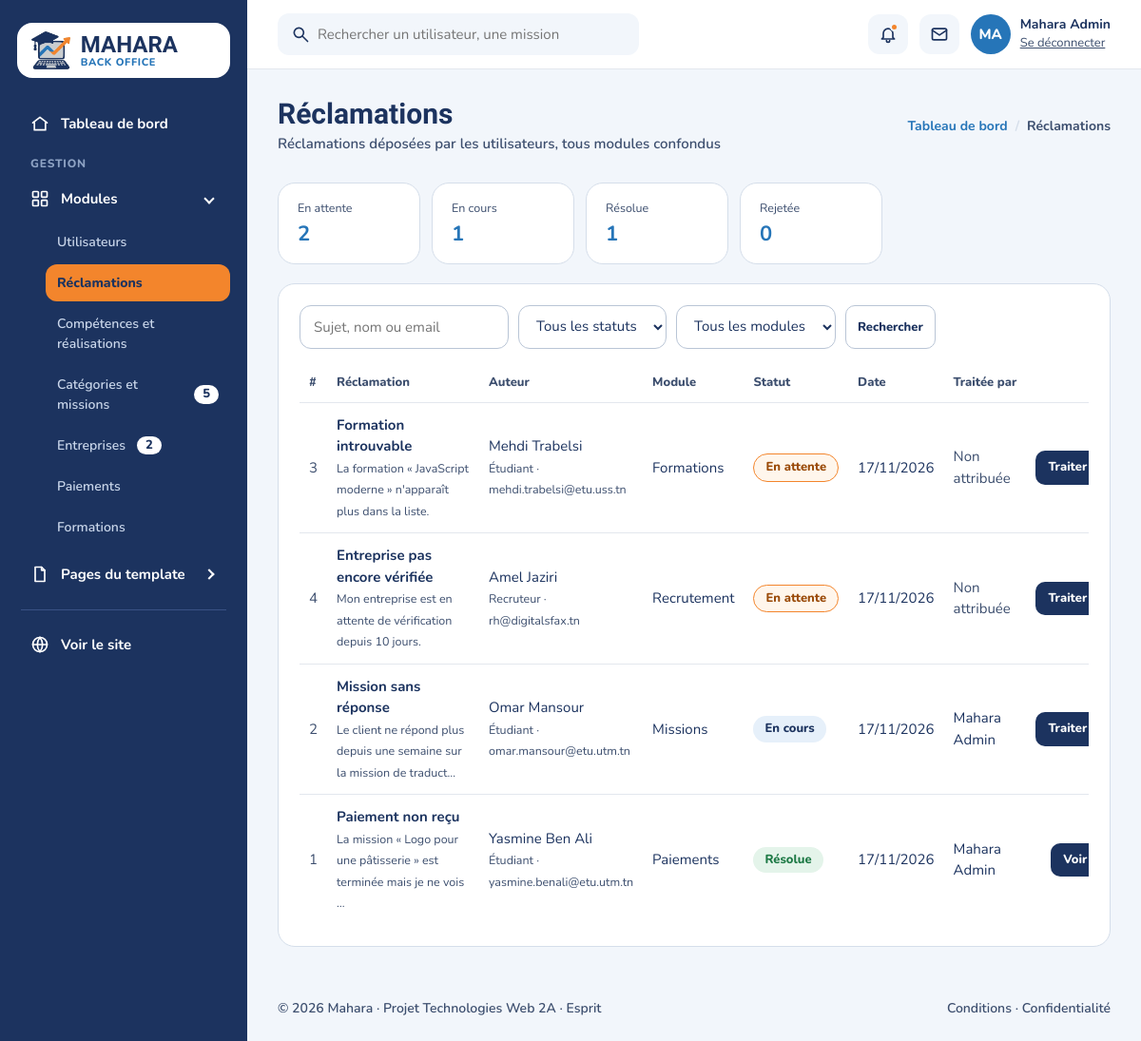
The page /index.php?page=admin-reclamations (signed in) on the database its author committed.
### tables this page shows
CREATE TABLE utilisateur (
    id_utilisateur   INT AUTO_INCREMENT PRIMARY KEY,
    nom              VARCHAR(50)  NOT NULL,
    prenom           VARCHAR(50)  NOT NULL,
    email            VARCHAR(100) NOT NULL UNIQUE,
    mot_de_passe     VARCHAR(255) NOT NULL,           
    telephone        VARCHAR(20),
    role             ENUM('etudiant','client','recruteur','admin') NOT NULL,
    statut           ENUM('en_attente','actif','suspendu') NOT NULL DEFAULT 'en_attente',
    date_inscription DATETIME DEFAULT CURRENT_TIMESTAMP
);

CREATE TABLE IF NOT EXISTS reclamation (
    id_reclamation   INT AUTO_INCREMENT PRIMARY KEY,
    sujet            VARCHAR(150) NOT NULL,
    description      TEXT         NOT NULL,
    type_probleme    ENUM('compte','portfolio','mission','recrutement','paiement','formation','autre')
                     NOT NULL DEFAULT 'autre',                
    statut           ENUM('en_attente','en_cours','resolue','rejetee') NOT NULL DEFAULT 'en_attente',
    reponse          TEXT,                                     
    date_reclamation DATETIME DEFAULT CURRENT_TIMESTAMP,
    date_traitement  DATETIME,                                 
    id_utilisateur   INT NOT NULL,                             
    id_admin         INT NULL,                                 
    FOREIGN KEY (id_utilisateur) REFERENCES utilisateur(id_utilisateur) ON DELETE CASCADE,
    FOREIGN KEY (id_admin)       REFERENCES utilisateur(id_utilisateur) ON DELETE SET NULL
);

### app/Controllers/Controller.php (called while the page is built, shortened)
<?php
abstract class Controller
{
    public function __construct()
    {
        $this->db = Database::getConnexion();
    }
    protected function render(string $view, array $data = [], ?string $scriptsView = null): void
    {
        AuthController::requireRole('admin');
        $data['csrfToken'] = AuthController::getCsrfToken();
        $content      = $this->capture(__DIR__ . '/../Views/back/pages/' . $view . '.php', $data);
        require_once __DIR__ . '/../Views/back/layout.php';
    }
    protected function requireAdmin(): void
    {
        AuthController::requireRole('admin');
    }
    protected function capture(string $file, array $data = []): string
    {
        extract($data);
        require $file;
        return ob_get_clean();
    }
}

### app/Controllers/ReclamationController.php (called while the page is built, shortened)
<?php
class ReclamationController extends Controller
{
    public function search(string $q = '', string $statut = '', string $type = ''): array
    {
        $sql    = self::SELECT . ' WHERE 1 = 1';
        $params = [];
        $sql .= " ORDER BY FIELD(r.statut, 'en_attente', 'en_cours', 'resolue', 'rejetee'), r.date_reclamation DESC";
        $stmt = $this->db->prepare($sql);
        $stmt->execute($params);
        return array_map(fn(array $row) => Reclamation::fromArray($row), $stmt->fetchAll());
    }
    public function countParStatut(?int $idUtilisateur = null): array
    {
        $sql    = 'SELECT statut, COUNT(*) AS nb FROM reclamation';
        $params = [];
        $stmt = $this->db->prepare($sql . ' GROUP BY statut');
        $stmt->execute($params);
        $stats = array_fill_keys(array_keys(self::STATUTS), 0);
        foreach ($stmt->fetchAll() as $ligne) {
            $stats[$ligne['statut']] = (int) $ligne['nb'];
        }
        return $stats;
    }
    public function liste(): void
    {
        $this->requireAdmin();
        $filtres = ['q' => input($_GET, 'q'), 'statut' => input($_GET, 'statut'), 'type' => input($_GET, 'type')];
        $this->render('reclamations', [
            'reclamations' => $this->search($filtres['q'], $filtres['statut'], $filtres['type']),
            'stats'        => $this->countParStatut(),
            'filtres'      => $filtres,
            'types'        => self::TYPES,
            'statuts'      => self::STATUTS,
            'roles'        => UtilisateurController::ROLES,
            'flash'        => takeFlash(),
        ]);
    }
}

### index.php (called while the page is built, shortened)
<?php
require_once __DIR__ . '/config/database.php';
require_once __DIR__ . '/app/helpers.php';
$routes = require __DIR__ . '/app/routes.php';
$page   = $_GET['page'] ?? 'accueil';
$route = (is_string($page) && isset($routes[$page])) ? $routes[$page] : null;
[$controller, $method] = $route !== null ? array_pad(explode('@', $route), 2, 'index') : ['ErreurController', 'index'];
(new $class())->$method();

### config/database.php (called while the page is built)
<?php
class Database
{
    private static ?PDO $pdo = null;
    public static function getConnexion(): PDO
    {
        if (!isset(self::$pdo)) {
            try {
                self::$pdo = new PDO(
                    'mysql:host=localhost;dbname=mahara;charset=utf8mb4',
                    'root',
                    '',
                    [
                        PDO::ATTR_ERRMODE            => PDO::ERRMODE_EXCEPTION,
                        PDO::ATTR_DEFAULT_FETCH_MODE => PDO::FETCH_ASSOC,
                        PDO::ATTR_EMULATE_PREPARES   => false,
                    ]
                );
            } catch (Exception $e) {
                http_response_code(500);
                die('Erreur : base de données indisponible. Démarrez MySQL dans XAMPP et importez database/mahara.sql.');
            }
        }
        return self::$pdo;
    }
}

### app/Controllers/AuthController.php (called while the page is built, shortened)
<?php
class AuthController extends Controller
{
    public static function isAuthenticated(): bool
    {
        return !empty($_SESSION['user_id']);
    }
    public static function requireAuth(string $retour = 'accueil', string $pageConnexion = 'connexion'): void
    {
        if (self::isAuthenticated()) {
            $stmt = Database::getConnexion()->prepare('SELECT * FROM utilisateur WHERE id_utilisateur = :id LIMIT 1');
            $stmt->execute(['id' => (int) $_SESSION['user_id']]);
            $row = $stmt->fetch();
            if ($row && $row['statut'] !== 'suspendu') {
                return;
            }
        }
        exit;
    }
    public static function requireRole(string $role): void
    {
        self::requireAuth('accueil', $role === 'admin' ? 'signin' : 'connexion');
    }
}

### app/helpers.php (called while the page is built, shortened)
<?php
function currentUser(): ?array
{
    return [
        'id'     => (int) $_SESSION['user_id'],
        'nom'    => $_SESSION['nom'] ?? '',
        'prenom' => $_SESSION['prenom'] ?? '',
        'email'  => $_SESSION['email'] ?? '',
        'role'   => $_SESSION['role'] ?? '',
    ];
}
function input(array $source, string $key, bool $trim = true): string
{
    $valeur = $source[$key] ?? '';
    return $trim ? trim($valeur) : $valeur;
}
function e(mixed $valeur): string
{
    return htmlspecialchars((string) $valeur, ENT_QUOTES, 'UTF-8');
}
function dateFr(?string $date, bool $heure = false): string
{
    return date($heure ? 'd/m/Y H:i' : 'd/m/Y', strtotime($date));
}

### app/Models/Reclamation.php (called while the page is built, shortened)
<?php
class Reclamation
{
    private int $id = 0;
    private string $sujet = '';
    private string $description = '';
    private string $typeProbleme = 'autre';
    private string $statut = 'en_attente';
    private string $dateReclamation = '';
    private string $auteur = '';
    private string $auteurEmail = '';
    private string $auteurRole = '';
    private ?string $admin = null;
    public function getId(): int
    {
        return $this->id;
    }
    public function getSujet(): string
    {
        return $this->sujet;
    }
    public function getDescription(): string
    {
        return $this->description;
    }
    public function getTypeProbleme(): string
    {
        return $this->typeProbleme;
    }
    public function getStatut(): string
    {
        return $this->statut;
    }
    public function getDateReclamation(): string
    {
        return $this->dateReclamation;
    }
    public function getAuteur(): string
    {
        return $this->auteur;
    }
    public function getAuteurEmail(): string
    {
        return $this->auteurEmail;
    }
    public function getAuteurRole(): string
    {
        return $this->auteurRole;
    }
    public function getAdmin(): ?string
    {
        return $this->admin;
    }
    public function setId(int $id): void
    {
        $this->id = $id;
    }
    public function setSujet(string $sujet): void
    {
        $this->sujet = $sujet;
    }
    public function setDescription(string $description): void
    {
        $this->description = $description;
    }
    public function setTypeProbleme(string $typeProbleme): void
    {
        $this->typeProbleme = $typeProbleme;
    }
    public function setStatut(string $statut): void
    {
        $this->statut = $statut;
    }
    public function setDateReclamation(string $dateReclamation): void
    {
        $this->dateReclamation = $dateReclamation;
    }
    public function setAuteur(string $auteur): void
    {
        $this->auteur = $auteur;
    }
    public function setAuteurEmail(string $auteurEmail): void
    {
        $this->auteurEmail = $auteurEmail;
    }
    public function setAuteurRole(string $auteurRole): void
    {
        $this->auteurRole = $auteurRole;
    }
    public function setAdmin(?string $admin): void
    {
        $this->admin = $admin;
    }
}

### app/Views/back/pages/reclamations.php (the view, shortened to what this page needs)
<?php
$badges    = ['en_attente' => 'warning-btn', 'en_cours' => '', 'resolue' => 'success-btn', 'rejetee' => 'danger-btn'];
?>
      <section class="section">
        <div class="container-fluid">
          <div class="title-wrapper pt-30 mb-30">
            <div class="row">
              <div>
                <h2>Réclamations</h2>
                <p>Réclamations déposées par les utilisateurs, tous modules confondus</p>
              </div>
              <nav aria-label="breadcrumb"><ol class="breadcrumb"><li class="breadcrumb-item"><a href="index.php?page=dashboard">Tableau de bord</a></li><li class="breadcrumb-item active" aria-current="page">Réclamations</li></ol></nav>
            </div>
          </div>
          <div style="display:flex;gap:12px;flex-wrap:wrap;margin-bottom:20px">
            <?php foreach ($statuts as $statut => $libelle): ?>
              <a href="index.php?page=admin-reclamations&amp;statut=<?= e($statut) ?>" class="card-style" style="padding:14px 20px;min-width:150px;text-decoration:none">
                <small class="text-muted"><?= e($libelle) ?></small><br><strong style="font-size:22px"><?= (int) $stats[$statut] ?></strong>
              </a>
            <?php endforeach; ?>
          </div>
          <div class="tables-wrapper">
            <div class="card-style mb-30">
              <div class="table-toolbar">
                <form class="left" action="index.php" method="get">
                  <input id="f-q" name="q" type="search" class="form-control" placeholder="Sujet, nom ou email" value="<?= e($filtres['q']) ?>" style="width:220px;max-width:100%" />
                  <select id="f-statut" name="statut" class="form-control js-autosubmit" style="width:auto">
                    <option value="">Tous les statuts</option>
                  </select>
                  <select id="f-type" name="type" class="form-control js-autosubmit" style="width:auto">
                    <option value="">Tous les modules</option>
                  </select>
                  <button type="submit" class="main-btn light-btn btn-sm">Rechercher</button>
                </form>
              </div>
              <div class="table-wrapper">
                <table class="table">
                  <thead>
                    <tr><th>#</th><th>Réclamation</th><th>Auteur</th><th>Module</th><th>Statut</th><th>Date</th><th>Traitée par</th><th style="text-align:right">Actions</th></tr>
                  </thead>
                  <tbody>
                    <?php foreach ($reclamations as $r):  $id = $r->getId(); ?>
                    <tr>
                      <td class="text-muted"><?= $id ?></td>
                      <td class="min-width"><strong><?= e($r->getSujet()) ?></strong><br><small class="text-muted"><?= e(mb_strimwidth($r->getDescription(), 0, 70, '…')) ?></small></td>
                      <td class="min-width"><?= e($r->getAuteur()) ?><br><small class="text-muted"><?= e($roles[$r->getAuteurRole()] ?? $r->getAuteurRole()) ?> · <?= e($r->getAuteurEmail()) ?></small></td>
                      <td class="nowrap"><?= e($types[$r->getTypeProbleme()] ?? $r->getTypeProbleme()) ?></td>
                      <td><span class="status-btn <?= $badges[$r->getStatut()] ?? '' ?>"><?= e($statuts[$r->getStatut()] ?? $r->getStatut()) ?></span></td>
                      <td class="nowrap"><?= e(dateFr($r->getDateReclamation())) ?></td>
                      <td><?= $r->getAdmin() !== null ? e($r->getAdmin()) : '<span class="text-muted">Non attribuée</span>' ?></td>
                      <td>
                        <div class="action">
                          <a href="index.php?page=admin-reclamation-form&amp;id=<?= $id ?>" class="main-btn primary-btn btn-sm"><?= in_array($r->getStatut(), ['resolue', 'rejetee'], true) ? 'Voir' : 'Traiter' ?></a>
                        </div>
                      </td>
                    </tr>
                    <?php endforeach; ?>
                  </tbody>
                </table>
              </div>
            </div>
          </div>
        </div>
      </section>

### app/Views/back/partials/header.php (shortened to what this page needs)
      <header class="header">
        <div class="container-fluid">
          <div class="header-left">
            <form class="header-search" action="#" data-no-submit>
              <svg class="icon" width="18" height="18" viewBox="0 0 24 24" aria-hidden="true"><circle cx="10" cy="10" r="6"/><path d="M15 15l6 6"/></svg>
              <input id="header-search" type="search" placeholder="Rechercher un utilisateur, une mission" />
            </form>
          </div>
          <div class="header-right">
            <button type="button" class="header-icon-btn" aria-label="Notifications"><svg class="icon" width="20" height="20" viewBox="0 0 24 24" aria-hidden="true"><path d="M6 16V11a6 6 0 0 1 12 0v5l2 2H4z"/><path d="M10 20a2 2 0 0 0 4 0"/></svg><span class="dot"></span></button>
            <button type="button" class="header-icon-btn hide-sm" aria-label="Messages"><svg class="icon" width="20" height="20" viewBox="0 0 24 24" aria-hidden="true"><rect x="3" y="5" width="18" height="14" rx="2"/><path d="M3 7l9 6 9-6"/></svg></button>
            <div class="profile-box">
<?php $admin = currentUser(); ?>
              <div class="avatar"><?= e(mb_strtoupper(mb_substr($admin['prenom'] ?? 'A', 0, 1) . mb_substr($admin['nom'] ?? 'D', 0, 1))) ?></div>
              <div class="info"><strong><?= e(trim(($admin['prenom'] ?? '') . ' ' . ($admin['nom'] ?? ''))) ?: 'Administrateur' ?></strong><a href="index.php?page=deconnexion">Se déconnecter</a></div>
            </div>
          </div>
        </div>
      </header>

### rows shown on the page
utilisateur: prenom+nom "MA", prenom+nom "Mahara Admin"
reclamation: id_reclamation "3", sujet "Formation introuvable", description "La formation « JavaScript moderne » n'apparaît plus dans la liste.", Auteur "Mehdi Trabelsi", id_utilisateur.role "Étudiant", id_utilisateur.email "mehdi.trabelsi@etu.uss.tn", type_probleme "Formations", statut "En attente", date_reclamation "17/11/2026", shows "Non attribuée", shows "Traiter"
reclamation: id_reclamation "4", sujet "Entreprise pas encore vérifiée", description "Mon entreprise est en attente de vérification depuis 10 jours.", Auteur "Amel Jaziri", id_utilisateur.role "Recruteur", id_utilisateur.email "rh@digitalsfax.tn", type_probleme "Recrutement", statut "En attente", date_reclamation "17/11/2026", shows "Non attribuée", shows "Traiter"
reclamation: id_reclamation "2", sujet "Mission sans réponse", description "Le client ne répond plus depuis une semaine sur la mission de traduct…", Auteur "Omar Mansour", id_utilisateur.role "Étudiant", id_utilisateur.email "omar.mansour@etu.utm.tn", type_probleme "Missions", statut "En cours", date_reclamation "17/11/2026", Admin "Mahara Admin", shows "Traiter"
reclamation: id_reclamation "1", sujet "Paiement non reçu", description "La mission « Logo pour une pâtisserie » est terminée mais je ne vois …", Auteur "Yasmine Ben Ali", id_utilisateur.role "Étudiant", id_utilisateur.email "yasmine.benali@etu.utm.tn", type_probleme "Paiements", statut "Résolue", date_reclamation "17/11/2026", Admin "Mahara Admin", shows "Voir"

### other values the page prints
$m['label'] "Utilisateurs"
$m['label'] "Réclamations"
$m['label'] "Compétences et réalisations"
$m['label'] "Catégories et missions"
$m['count'] "5"
$m['label'] "Entreprises"
$m['count'] "2"
$m['label'] "Paiements"
$m['label'] "Formations"
$libelle "En attente"
$stats[$statut] "2"
$libelle "En cours"
$stats[$statut] "1"
$libelle "Résolue"
$libelle "Rejetée"
